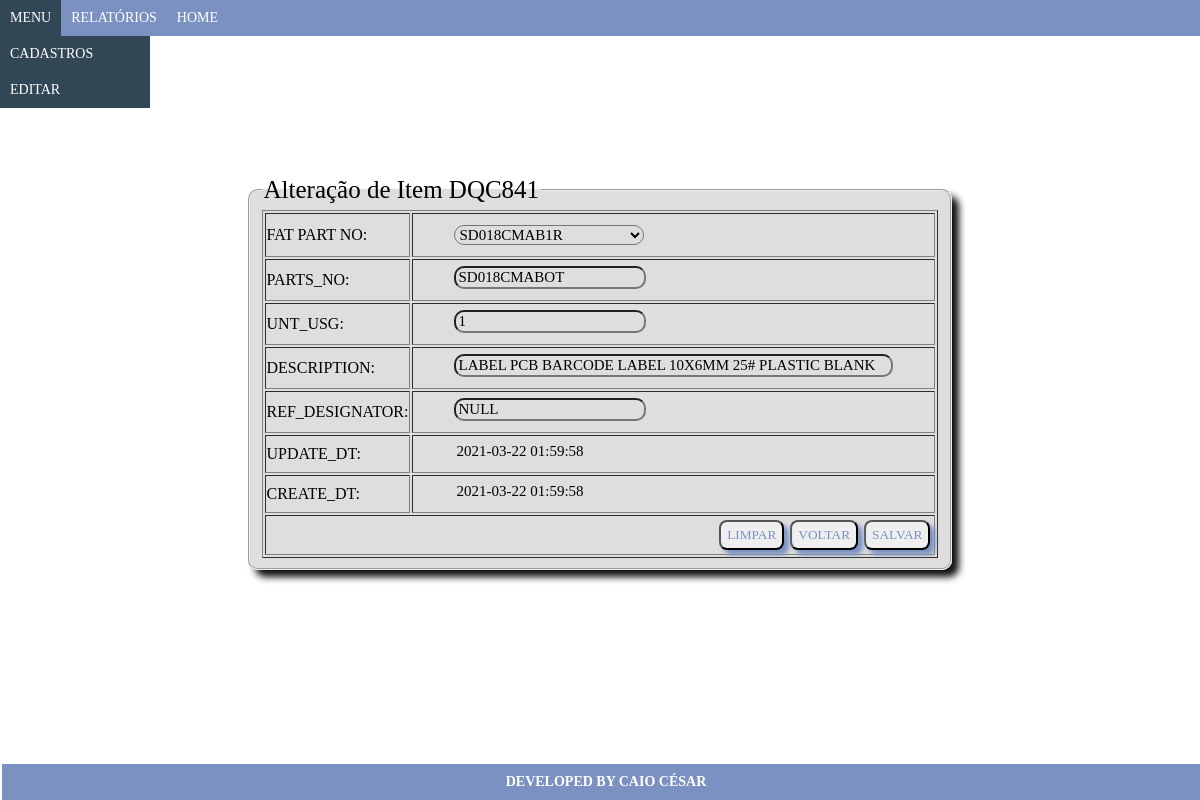
/view/alterarDqc841.php?acao=Alterar&idDqc841=1, run on the app's committed database.
### tables this page shows
CREATE TABLE `dqc841` (
  `ID` int(11) NOT NULL,
  `FAT_PART_NO` int(11) NOT NULL,
  `PARTS_NO` varchar(15) NOT NULL,
  `UNT_USG` int(11) NOT NULL,
  `DESCRIPTION` longtext NOT NULL,
  `REF_DESIGNATOR` longtext DEFAULT NULL,
  `UPDATE_DT` datetime NOT NULL,
  `CREATE_DT` datetime NOT NULL
);

CREATE TABLE `dqc84` (
  `ID` int(11) NOT NULL,
  `MODEL` int(11) NOT NULL,
  `FAT_PART_NO` varchar(15) NOT NULL,
  `TOTAL_LOCATION` int(11) NOT NULL,
  `UPDATE_DT` datetime NOT NULL,
  `CREATE_DT` datetime NOT NULL
);

### conexao/conexao.php (called while the page is built, shortened)
<?php
function pegarConexao(){
	$conexao = new mysqli("localhost", "root", "", "testecalcomp");
	return $conexao;
}
?>

### view/alterarDqc841.php (the view, shortened to what this page needs)
<?php
include "../functions/funcoes.php";
?>
<!DOCTYPE html>
<html>
<head>
	<link rel="stylesheet" type="text/css" href="../css/css_altdqcmodel.css">
</head>
<body>
	<?php
	require_once "cabecalho.php";
	?>
	<form class="form" name="formcadfuncionario" method="post" action="../controller/controller_alterarDqc841.php" accept-charset="utf-8">
		<fieldset class="fieldset">
			<table border="1">
				<legend class="legend">Alteração de Item DQC841</legend>
				<?php
				$idDqc841 = $_GET['idDqc841'];
				$sql= "select A.id, A.FAT_PART_NO, B.FAT_PART_NO, A.UNT_USG, A.DESCRIPTION, A.REF_DESIGNATOR, A.UPDATE_DT, A.CREATE_DT
					from dqc841 A
					inner join dqc84 B
					on b.ID = a.FAT_PART_NO
					where a.ID = $idDqc841
					order by a.ID;";
				$resultado= mysqli_query($conexao,$sql);
				while ($registro=mysqli_fetch_array($resultado)){
						$codigo = $registro['id'];
						$PARTS_NO = $registro['FAT_PART_NO'];
						$UNT_USG = $registro['UNT_USG'];
						$DESCRIPTION = $registro['DESCRIPTION'];
						$REF_DESIGNATOR = $registro['REF_DESIGNATOR'];
						$UPDATE_DT = $registro['UPDATE_DT'];
						$CREATE_DT = $registro['CREATE_DT'];
					?>
					<tr>
						<td>
							<label>FAT PART NO:</label>
						</td>
						<td>
							<?php
							RecuperaSelectDqc84ByCodigo($codigo);
							?>
						</td>
					</tr>
					<tr>
						<td>
							<label>PARTS_NO:</label>
						</td>
						<td>
							<input class="input" type="text" name="PARTS_NO" autocomplete="off" maxlength="15" value="<?php echo $PARTS_NO; ?>">
						</td>
					</tr>
					<tr>
						<td>
							<label>UNT_USG:</label>
						</td>
						<td>
							<input class="input" type="text" name="UNT_USG" autocomplete="off" value="<?php echo $UNT_USG; ?>">
						</td>
					</tr>
					<tr>
						<td>
							<label>DESCRIPTION:</label>
						</td>
						<td>
							<input class="input" type="text" name="DESCRIPTION" size="50" autocomplete="off" value="<?php echo $DESCRIPTION; ?>">
						</td>
					</tr>
					<tr>
						<td>
							<label>REF_DESIGNATOR:</label>
						</td>
						<td>
							<input class="input" type="text" name="REF_DESIGNATOR" autocomplete="off" value="<?php echo $REF_DESIGNATOR; ?>">
						</td>
					</tr>
					<tr>
						<td>
							<label>UPDATE_DT:</label>
						</td>
						<td>
							<input class="input2" type="text" name="UPDATE_DT" autocomplete="off" value="<?php echo $UPDATE_DT; ?>">
						</td>
					</tr>
					<tr>
						<td>
							<label>CREATE_DT:</label>
						</td>
						<td>
							<input class="input2" type="text" name="CREATE_DT" value="<?php echo $CREATE_DT; ?>">
						</td>
					</tr>
					<tr>
						<td colspan="2" align="center">
							<input class="submitlayout" type="submit" name="btsalvar" value="SALVAR">
							<input class="submitlayout" type="button" name="btvoltar" value="VOLTAR" onclick="location='http:../view/listDqc841.php';">
							<input class="submitlayout" type="reset" name="reset" value="LIMPAR">
						</td>
					</tr>
				<?php
				}
				?>
			</table>
		</fieldset>
	</form>
	<?php
	require_once "rodape.php";
	?>
</body>
</html>

### functions/funcoes.php (shortened to what this page needs)
<?php
require_once "../conexao/conexao.php";
function RecuperaSelectDqc84ByCodigo($idDqc84){
	echo "<select class='modelo' name='txtDqc84' id='dqc84'>";
	$sql = "select id, FAT_PART_NO from dqc84;";
	$query = mysqli_query(pegarConexao(),$sql);
	while ($vetordqc84 = mysqli_fetch_array($query)){
		$id = $vetordqc84['id'];
		if($id == $idDqc84){
			echo "<option selected='selected' value='".$vetordqc84['id']."'>".$vetordqc84['FAT_PART_NO']."</option>";
		}else{
			echo "<option value='".$vetordqc84['id']."'>".$vetordqc84['FAT_PART_NO']."</option>";
		}
	}
	echo "</select>";
}
?>

### css/css_altdqcmodel.css (style rules this page uses)
.body { font-family: "Comic Sans MS"; }
.fieldset { display:flex; width: 40%; height: 40%; margin: 100px auto; border-radius: 10px; background-color: #dfdddd; box-shadow: 7px 7px 7px #111; }
.legend { font-size:25px; }
.input { margin: 5px 40px 10px; font-family: "Comic Sans MS"; font-size: 15px; border-radius: 10px; background: none; }
.input2 { margin: 5px 40px 10px; font-family: "Comic Sans MS"; font-size: 15px; border-radius: 10px; background: none; border: none; }
.submitlayout { height: 30px; margin: 3px; border-radius: 8px; color: #7a91c1; font-family: "Comic Sans MS"; box-shadow: 5px 5px 5px; float: right; }
.form { margin: 20px; padding: 20px; }
.modelo { width: 190px; font-family: "Comic Sans MS"; font-size: 15px; border-radius: 10px; background: none; margin: 10px 40px; }

### css/css_cabecalho.css (style rules this page uses)
body, .menu, .sub-menu { font-family: "Comic Sans MS"; margin: 0; padding: 0; }
.body { background-size: cover; }

### data on the page
dqc841: PARTS_NO "SD018CMABOT", UNT_USG "1", DESCRIPTION "LABEL PCB BARCODE LABEL 10X6MM 25# PLASTIC BLANK", REF_DESIGNATOR "NULL", UPDATE_DT "2021-03-22 01:59:58", CREATE_DT "2021-03-22 01:59:58"

### other printed values
form field txtDqc84 "SD018CMAB1R"
